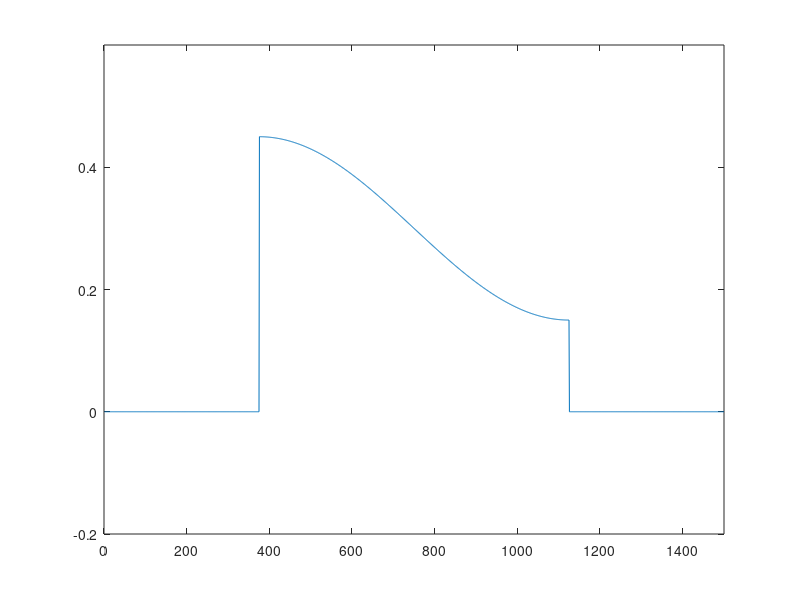

MATLAB code to generate this figure: (Note: this script raises an error after producing the figure.)
% CAPTION
fprintf('\n');
disp('Figure 2.1')
disp('Window 1: Original signal.')
disp('Window 2: Signal obtained by suppressing all high frequencies with a')
disp('low-pass filter. It creates a Gibbs oscillations near the discontinuities.')
disp('Window 3: The signal is filtered with a low-pass filter whose')
disp('cut-off frequency is twice smaller than in Window 2. The maximum amplitude')
disp('of the Gibbs oscillations remains the same.')
disp('Window 4: The signal is filtered with a low-pass filter whose')
disp('cut-off frequency is four times smaller than in Window 2.')


close all;
L=1500;
x=zeros(1,L);
i=(1:L/2);
x(L/4+1:3*L/4)=0.15*cos(i/length(i)*pi)+0.3;
figure(1);clf;
set(gcf, 'NumberTitle','off', 'Name','Window 1')
%subplot(341);
plot(x);
axis([0 L -0.2 0.6])

figure(2);clf;
set(gcf, 'NumberTitle','off', 'Name','Window 2')
chi=600;
h=ones(1,L);
h(L/2-chi+1:L/2+chi)=zeros(1,2*chi);
g=ifft(h);
y=iconv(g,x);
%subplot(342);
plot(real(y));

figure(3);clf;
set(gcf, 'NumberTitle','off', 'Name','Window 3')
chi=700;
h=ones(1,L);
h(L/2-chi+1:L/2+chi)=zeros(1,2*chi);
g=ifft(h);
y=iconv(g,x);
%subplot(343);
plot(real(y));

figure(4);clf;
set(gcf, 'NumberTitle','off', 'Name','Window 4')
chi=725;
h=ones(1,L);
h(L/2-chi+1:L/2+chi)=zeros(1,2*chi);
g=ifft(h);
y=iconv(g,x);
%subplot(344);
plot(real(y));


% Written by Maureen Clerc and Jerome Kalifa, 1997
% clerc@cmapx.polytechnique.fr, kalifa@cmapx.polytechnique.fr





    
    
%   
% Part of WaveLab Version 802
% Built Sunday, October 3, 1999 8:52:27 AM
% This is Copyrighted Material
% For Copying permissions see COPYING.m
% Comments? e-mail wavelab@stat.stanford.edu
%   
    
